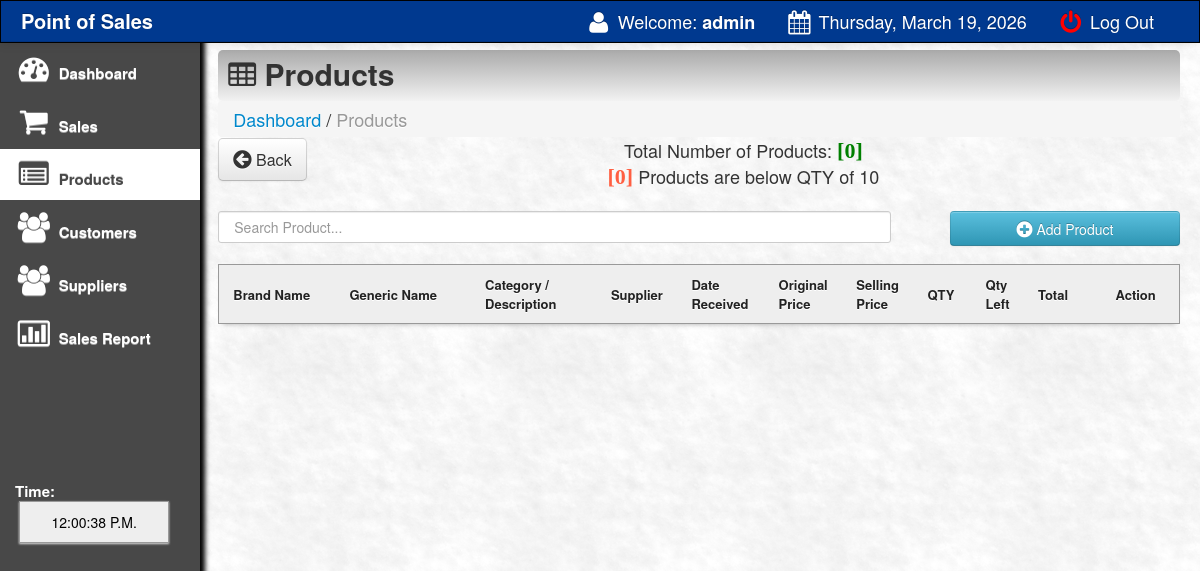
The page /main/products.php (signed in) on the database as committed earlier.
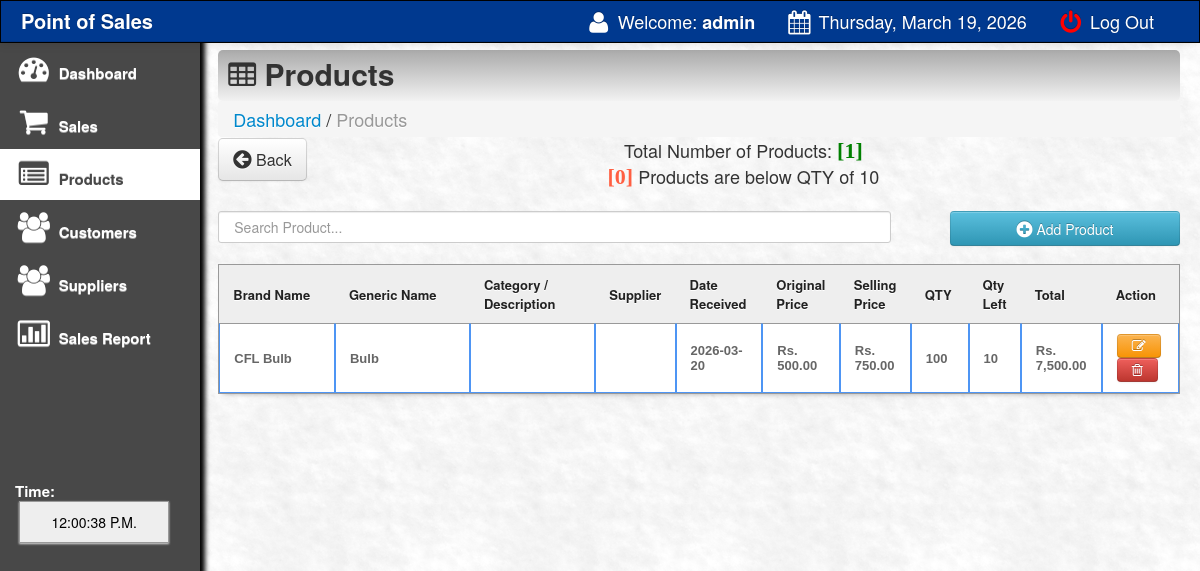
The same page on the database as committed later.
### tables this page shows
CREATE TABLE `products` (
  `product_id` int(11) NOT NULL,
  `product_code` varchar(200) NOT NULL,
  `gen_name` varchar(200) NOT NULL,
  `product_name` varchar(200) NOT NULL,
  `cost` varchar(100) NOT NULL,
  `o_price` varchar(100) NOT NULL,
  `price` varchar(100) NOT NULL,
  `profit` varchar(100) NOT NULL,
  `supplier` varchar(100) NOT NULL,
  `onhand_qty` int(10) NOT NULL,
  `qty` int(10) NOT NULL,
  `qty_sold` int(10) NOT NULL,
  `date_arrival` varchar(500) NOT NULL
);

### main/products.php (the view, shortened to what the changed rows need)
<html>
<head>
 <link href="css/bootstrap.css" rel="stylesheet">
    <link rel="stylesheet" type="text/css" href="css/DT_bootstrap.css">
  <link rel="stylesheet" href="css/font-awesome.min.css">
    <link href="css/bootstrap-responsive.css" rel="stylesheet">
<link href="../style.css" media="screen" rel="stylesheet" type="text/css" />
<link href="src/facebox.css" media="screen" rel="stylesheet" type="text/css" />
</head>
<body>
<div class="container-fluid">
      <div class="row-fluid">
	<div class="span10">
<div style="margin-top: -19px; margin-bottom: 21px;">
			<?php
			include('../connect.php');
				$result = $db->prepare("SELECT * FROM products ORDER BY qty_sold DESC");
				$result->execute();
				$rowcount = $result->rowcount();
			?>
				<div style="text-align:center;">
			Total Number of Products:  <font color="green" style="font:bold 22px 'Aleo';">[<?php echo $rowcount;?>]</font>
			</div>
</div>
<a rel="facebox" href="addproduct.php"><Button type="submit" class="btn btn-info" style="float:right; width:230px; height:35px;" /><i class="icon-plus-sign icon-large"></i> Add Product</button></a><br><br>
<table class="hoverTable" id="resultTable" data-responsive="table" style="text-align: left;">
	<thead>
		<tr>
			<th width="12%"> Brand Name </th>
			<th width="14%"> Generic Name </th>
			<th width="13%"> Category / Description </th>
			<th width="7%"> Supplier </th>
			<th width="9%"> Date Received </th>
			<th width="6%"> Original Price </th>
			<th width="6%"> Selling Price </th>
			<th width="6%"> QTY </th>
			<th width="5%"> Qty Left </th>
			<th width="8%"> Total </th>
			<th width="8%"> Action </th>
		</tr>
	</thead>
	<tbody>
			<?php
			function formatMoney($number, $fractional=false) {
					if ($fractional) {
						$number = sprintf('%.2f', $number);
					}
					while (true) {
						$replaced = preg_replace('/(-?\d+)(\d\d\d)/', '$1,$2', $number);
						if ($replaced != $number) {
							$number = $replaced;
						} else {
							break;
						}
					}
					return 'Rs. ' . $number;
				}
				include('../connect.php');
				$result = $db->prepare("SELECT *, price * qty as total FROM products ORDER BY product_id DESC");
				$result->execute();
				for($i=0; $row = $result->fetch(); $i++){
				$availableqty=$row['qty'];
				if ($availableqty < 10) {
				echo '<tr class="alert alert-warning record" style="color: #fff; background:rgb(255, 95, 66);">';
				}
				else {
				echo '<tr class="record">';
				}
			?>
			<td><?php echo $row['product_code']; ?></td>
			<td><?php echo $row['gen_name']; ?></td>
			<td><?php echo $row['product_name']; ?></td>
					<td><?php echo $row['supplier']; ?></td>
			<td><?php echo $row['date_arrival']; ?></td>
			<td><?php
			$oprice=$row['o_price'];
			echo formatMoney($oprice, true);
			?></td>
			<td><?php
			$pprice=$row['price'];
			echo formatMoney($pprice, true);
			?></td>
			<td><?php echo $row['qty_sold']; ?></td>
			<td><?php echo $row['qty']; ?></td>
			<td>
			<?php
			$total=$row['total'];
			echo formatMoney($total, true);
			?>
			</td>			<td><a rel="facebox" title="Click to edit the product" href="editproduct.php?id=<?php echo $row['product_id']; ?>"><button class="btn btn-warning"><i class="icon-edit"></i> </button> </a>
			<a href="#" id="<?php echo $row['product_id']; ?>" class="delbutton" title="Click to Delete the product"><button class="btn btn-danger"><i class="icon-trash"></i></button></a></td>
			</tr>
			<?php
				}
			?>
	</tbody>
</table>
</div>
</div>
</div>
</body>
<?php include('footer.php');?>
</html>

Rows that differ between the two databases and show on the page:
added products: product_code "CFL Bulb", gen_name "Bulb", date_arrival "2026-03-20", o_price "Rs. 500.00", price "Rs. 750.00", qty_sold "100", qty "10", total "Rs. 7,500.00"
Other text that changed with them:
$rowcount: "0" → "1"
